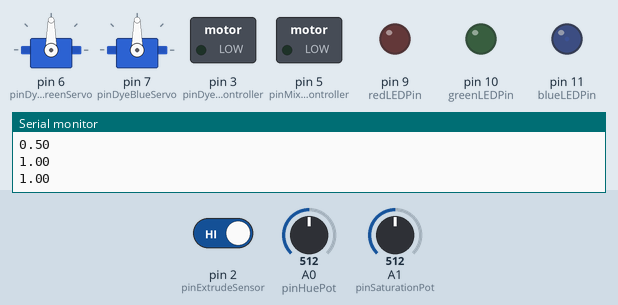
Bench run of a sketch on a simulated Arduino Uno, built with avr-gcc and run on an emulated ATmega328P. Parts: 2 × servo, switched loads named in the sketch (green lamp = pin HIGH), output pins drawn as LEDs (lit = HIGH), the last lines printed to the serial monitor. The inputs (shaded band) are chosen by the test bench; at power-on: A0 (pinHuePot) = 512, A1 (pinSaturationPot) = 512, pin 2 (pinExtrudeSensor) HIGH.

Above: at 1.2 s.
1.3 s: A0 (pinHuePot) set to 350
At 2.5 s:
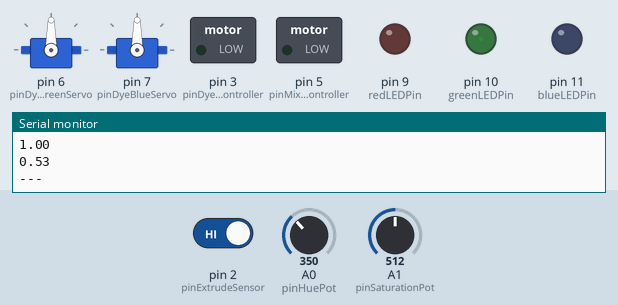
2.8 s: A1 (pinSaturationPot) set to 0
At 4.0 s:
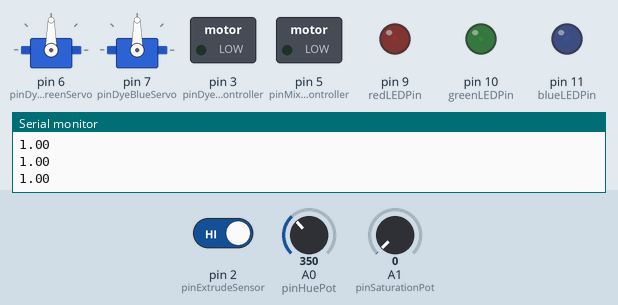
4.3 s: pin 2 (pinExtrudeSensor) driven LOW
At 5.5 s:
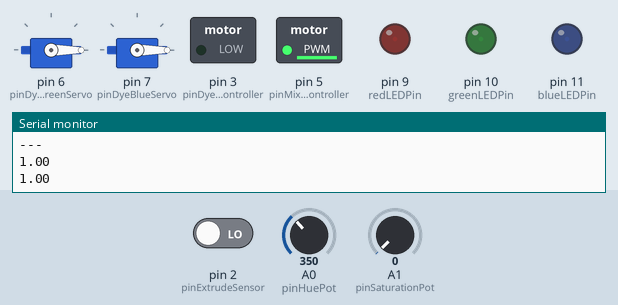
5.8 s: A1 (pinSaturationPot) set to 70
At 7.0 s:
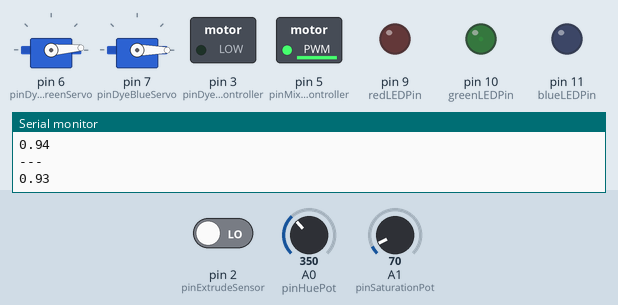
7.3 s: A0 (pinHuePot) set to 306
At 8.5 s:
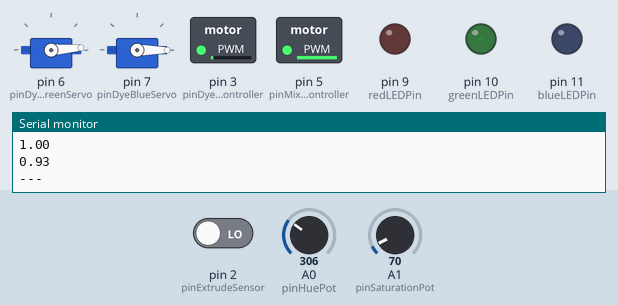
8.8 s: pin 2 (pinExtrudeSensor) driven HIGH
At 11.3 s:
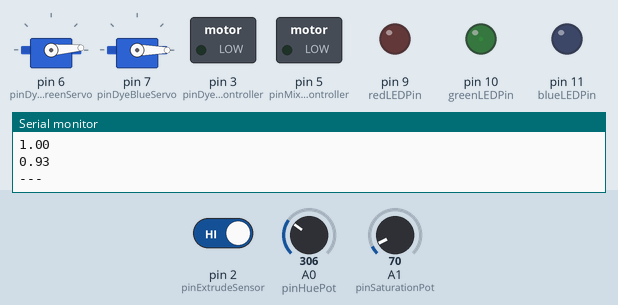
Timing chart, 0 to 12.3 s (numbered marks = the images above; inputs shaded):
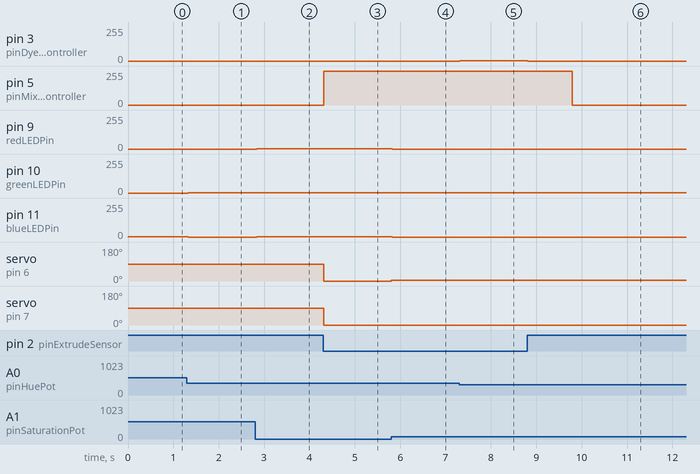

The sketch:

sketch_feb22a.ino
```cpp
#include <Servo.h>

#define mixAfterExtrudeMillis 1000
#define dyeAfterExtrudeMillis 10

#define pinExtrudeSensor 2 // TODO
#define pinHuePot A0 // TODO
#define pinSaturationPot A1 //TODO

#define pinDyeRedMotorController 3
#define pinMixerMotorController 5

#define pinDyeGreenServo 6
#define pinDyeBlueServo 7

#define mixerMotorOff 0
#define mixerMotorFullSpeed 254

#define dyeMotorOff 0
#define dyeMotorFullSpeed 254

#define servoMin 0
#define servoMax 60

#define redLEDPin 9
#define greenLEDPin 10
#define blueLEDPin 11

typedef struct rgb {
    double r;       // a fraction between 0 and 1
    double g;       // a fraction between 0 and 1
    double b;       // a fraction between 0 and 1
} rgb;

typedef struct hsv {
    double h;       // angle in degrees
    double s;       // a fraction between 0 and 1
    double v;       // a fraction between 0 and 1
} hsv;


rgb hsv2rgb(hsv in)
{
    double      hh, p, q, t, ff;
    long        i;
    rgb         out;

    if(in.s <= 0.0) {       // < is bogus, just shuts up warnings
        out.r = in.v;
        out.g = in.v;
        out.b = in.v;
        return out;
    }

    hh = in.h;
    if(hh >= 360.0) hh = 0.0;
    hh /= 60.0;
    i = (long)hh;
    ff = hh - i;
    p = in.v * (1.0 - in.s);
    q = in.v * (1.0 - (in.s * ff));
    t = in.v * (1.0 - (in.s * (1.0 - ff)));

    switch(i) {
    case 0:
        out.r = in.v;
        out.g = t;
        out.b = p;
        break;
    case 1:
        out.r = q;
        out.g = in.v;
        out.b = p;
        break;
    case 2:
        out.r = p;
        out.g = in.v;
        out.b = t;
        break;

    case 3:
        out.r = p;
        out.g = q;
        out.b = in.v;
        break;
    case 4:
        out.r = t;
        out.g = p;
        out.b = in.v;
        break;
    case 5:
    default:
        out.r = in.v;
        out.g = p;
        out.b = q;
        break;
    }
    return out;
}

unsigned long lastExtrudeSensorTime = 0;
bool extrudeSensorEverPressed = false;

Servo green;
Servo blue;

float map_float(float x, float in_min, float in_max, float out_min, float out_max)
{

  return (x - in_min) * (out_max - out_min) / (in_max - in_min) + out_min;
}

void setup() {
  Serial.begin(9600);
  pinMode(pinExtrudeSensor, INPUT_PULLUP);
  pinMode(pinHuePot, INPUT);
  pinMode(pinSaturationPot, INPUT);

  pinMode(pinDyeRedMotorController, OUTPUT);
  pinMode(pinMixerMotorController, OUTPUT);
  green.attach(pinDyeGreenServo);
  blue.attach(pinDyeBlueServo);

  pinMode(redLEDPin, OUTPUT);
  pinMode(greenLEDPin, OUTPUT);
  pinMode(blueLEDPin, OUTPUT);
  Serial.println("Setup");
}


bool shouldRunMixer() {
  return extrudeSensorEverPressed && (millis() < (lastExtrudeSensorTime + mixAfterExtrudeMillis));
}

bool shouldRunDye() {
  return extrudeSensorEverPressed && (millis() < (lastExtrudeSensorTime + dyeAfterExtrudeMillis));
}

bool getExtrudeSensor() {
  bool pressed = digitalRead(pinExtrudeSensor);
  if(pressed == LOW) {
    //Serial.println("Extruder pressed");
    extrudeSensorEverPressed = true;
    return true;
  }
  //Serial.println("Extruder not pressed");

  return false;
}


void updateExtrudeSensorTime() {
  if (getExtrudeSensor()) {
    lastExtrudeSensorTime = millis();
  }
}

rgb getFrostingColor() {
  hsv color;
  color.h = float(analogRead(pinHuePot)) * 360.0 / 1023.0;
  color.s = 1.0;
  color.v = (float(analogRead(pinSaturationPot)) / 1023.0);
  return hsv2rgb(color);
}

rgb getLEDColor() {
  hsv color;
  color.h = float(analogRead(pinHuePot)) * 360.0 / 1023.0;
  color.s = (float(analogRead(pinSaturationPot)) / 1023.0);
  color.v = 1.0;
  return hsv2rgb(color);
}

void runMixer() {
  analogWrite(pinMixerMotorController, mixerMotorFullSpeed);
}

void turnOffMixer() {
  analogWrite(pinMixerMotorController, mixerMotorOff);
}

void runDye(rgb color) {

  float dyeRedVal = map_float(color.r, 0.0, 1.0, dyeMotorOff, dyeMotorFullSpeed);
  float dyeGreenVal = map_float(color.g, 0.0, 1.0, servoMin, servoMax);
  float dyeBlueVal = map_float(color.b, 0.0, 1.0, servoMin, servoMax);

  analogWrite(pinDyeRedMotorController, (int) dyeRedVal);
  green.write((int) dyeGreenVal);
  blue.write((int) dyeBlueVal);
}

void turnOffDye() {
  analogWrite(pinDyeRedMotorController, dyeMotorOff);
}

void updateLED(rgb color) {
  Serial.println("---");
  Serial.println(color.r);
  Serial.println(color.g);
  Serial.println(color.b);
  analogWrite(redLEDPin, color.r);
  analogWrite(greenLEDPin, color.g);
  analogWrite(blueLEDPin, color.b);
}

void loop() {

  updateExtrudeSensorTime();

  if (shouldRunMixer()) {
    runMixer();
  } else {
    turnOffMixer();
  }

  if (shouldRunDye()) {
    runDye(getFrostingColor());
  } else {
    turnOffDye();
  }

  updateLED(getLEDColor());
}
```

hsv.cpp
```cpp
#include "hsv.hpp";

rgb hsv2rgb2(hsv in)
{
    double      hh, p, q, t, ff;
    long        i;
    rgb         out;

    if(in.s <= 0.0) {       // < is bogus, just shuts up warnings
        out.r = in.v;
        out.g = in.v;
        out.b = in.v;
        return out;
    }

    hh = in.h;
    if(hh >= 360.0) hh = 0.0;
    hh /= 60.0;
    i = (long)hh;
    ff = hh - i;
    p = in.v * (1.0 - in.s);
    q = in.v * (1.0 - (in.s * ff));
    t = in.v * (1.0 - (in.s * (1.0 - ff)));

    switch(i) {
    case 0:
        out.r = in.v;
        out.g = t;
        out.b = p;
        break;
    case 1:
        out.r = q;
        out.g = in.v;
        out.b = p;
        break;
    case 2:
        out.r = p;
        out.g = in.v;
        out.b = t;
        break;

    case 3:
        out.r = p;
        out.g = q;
        out.b = in.v;
        break;
    case 4:
        out.r = t;
        out.g = p;
        out.b = in.v;
        break;
    case 5:
    default:
        out.r = in.v;
        out.g = p;
        out.b = q;
        break;
    }
    return out;
}
```

hsv.hpp
```cpp
typedef struct rgb {
    double r;       // a fraction between 0 and 1
    double g;       // a fraction between 0 and 1
    double b;       // a fraction between 0 and 1
} rgb;

typedef struct hsv {
    double h;       // angle in degrees
    double s;       // a fraction between 0 and 1
    double v;       // a fraction between 0 and 1
} hsv;

rgb   hsv2rgb2(hsv in);
```

Measured:
- after the input at 1.3 s, pin 10 (greenLEDPin): 0/255 → 1/255 at once; pin 11 (blueLEDPin): 1/255 → 0/255 at once
- after the input at 2.8 s, pin 9 (redLEDPin), pin 11 (blueLEDPin): 0/255 → 1/255 at once
- after the input at 4.3 s, pin 5 (pinMixerMotorController): 0/255 → 254/255 at once; servo on pin 6 (pinDyeGreenServo), servo on pin 7 (pinDyeBlueServo): 90° → 0° at once
- after the input at 5.8 s, pin 9 (redLEDPin), pin 11 (blueLEDPin): 1/255 → 0/255 at once; servo on pin 6 (pinDyeGreenServo): 0° → 4° at once
- after the input at 7.3 s, pin 3 (pinDyeRedMotorController): 0/255 → 3/255 at once
- after the input at 8.8 s, pin 3 (pinDyeRedMotorController): 3/255 → 0/255 at once; pin 5 (pinMixerMotorController): 254/255 → 0/255 after 1.0 s
